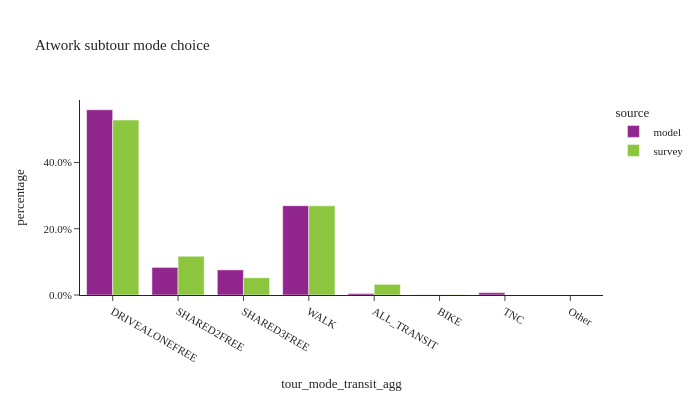
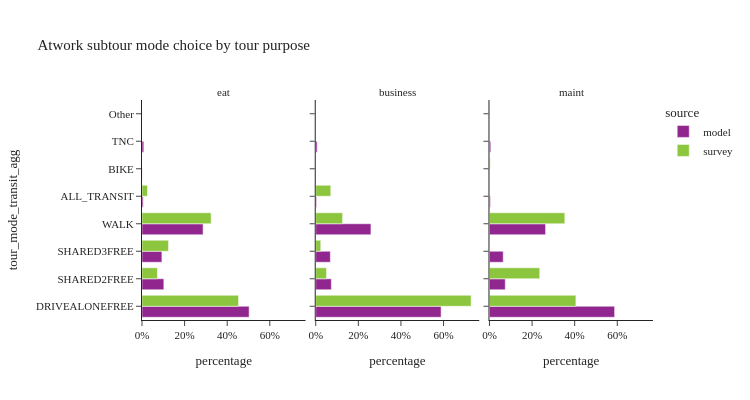

Notebook code cell kept with these figures, in order:
### Code cell
atwork_subtour = tour_data.loc[tour_data['tour_category']=="atwork"].copy()

util.plot_share_barchart(atwork_subtour, 'tour_weight', 'tour_mode_transit_agg', title="Atwork subtour mode choice")
util.plot_share_facetbar(atwork_subtour, 'tour_weight', share_col="tour_mode_transit_agg", title="Atwork subtour mode choice by tour purpose", 
                             facet_col='tour_type', facet_col_wrap=3, height=400, dropna=False)

### Figure 1 — Plotly figure (JSON) as saved in the notebook; plotly's stock layout.template omitted (floating-point values rounded to 4 significant figures)
{"data": [{"alignmentgroup": "True", "customdata": [[122600.0, 122600.0], [18270.0, 18270.0], [16620.0, 16620.0], [59090.0, 59090.0], [998.0, 998.0], [104.0, 104.0], [1546.0, 1546.0]], "hovertemplate": "source=model<br>tour_mode_transit_agg=%{x}<br>percentage=%{y}<br>weighted_sum=%{customdata[0]}<br>sample_size=%{customdata[1]}<extra></extra>", "legendgroup": "model", "marker": {"color": "#91268F", "pattern": {"shape": ""}}, "name": "model", "offsetgroup": "model", "orientation": "v", "showlegend": true, "textposition": "auto", "type": "bar", "x": ["DRIVEALONEFREE", "SHARED2FREE", "SHARED3FREE", "WALK", "ALL_TRANSIT", "BIKE", "TNC"], "xaxis": "x", "y": [0.5592, 0.08335, 0.07584, 0.2696, 0.004553, 0.0004745, 0.007053], "yaxis": "y"}, {"alignmentgroup": "True", "customdata": [[74240.0, 121.0], [16470.0, 23.0], [7307.0, 19.0], [37840.0, 156.0], [4532.0, 6.0], [149.1, 4.0], [54.37, 11.0]], "hovertemplate": "source=survey<br>tour_mode_transit_agg=%{x}<br>percentage=%{y}<br>weighted_sum=%{customdata[0]}<br>sample_size=%{customdata[1]}<extra></extra>", "legendgroup": "survey", "marker": {"color": "#8CC63E", "pattern": {"shape": ""}}, "name": "survey", "offsetgroup": "survey", "orientation": "v", "showlegend": true, "textposition": "auto", "type": "bar", "x": ["DRIVEALONEFREE", "SHARED2FREE", "SHARED3FREE", "WALK", "ALL_TRANSIT", "BIKE", "Other"], "xaxis": "x", "y": [0.528, 0.1172, 0.05197, 0.2691, 0.03224, 0.001061, 0.0003867], "yaxis": "y"}], "layout": {"barmode": "group", "height": 400, "legend": {"title": {"text": "source"}, "tracegroupgap": 0}, "title": {"text": "Atwork subtour mode choice"}, "width": 700, "xaxis": {"anchor": "y", "domain": [0.0, 1.0], "title": {"text": "tour_mode_transit_agg"}}, "yaxis": {"anchor": "x", "domain": [0.0, 1.0], "tickformat": ".1%", "title": {"text": "percentage"}}}}

### Figure 2 — Plotly figure (JSON) as saved in the notebook; plotly's stock layout.template omitted (floating-point values rounded to 4 significant figures)
{"data": [{"alignmentgroup": "True", "customdata": [[37353], [7612], [6937], [21299], [412], [49], [629]], "hovertemplate": "source=model<br>tour_type=eat<br>percentage=%{x}<br>tour_mode_transit_agg=%{y}<br>sample_size=%{customdata[0]}<extra></extra>", "legendgroup": "model", "marker": {"color": "#91268F", "pattern": {"shape": ""}}, "name": "model", "offsetgroup": "model", "orientation": "h", "showlegend": true, "textposition": "auto", "type": "bar", "x": [0.5028, 0.1025, 0.09338, 0.2867, 0.005546, 0.0006596, 0.008467], "xaxis": "x", "y": ["DRIVEALONEFREE", "SHARED2FREE", "SHARED3FREE", "WALK", "ALL_TRANSIT", "BIKE", "TNC"], "yaxis": "y"}, {"alignmentgroup": "True", "customdata": [[50783], [6318], [5912], [22358], [335], [27], [566]], "hovertemplate": "source=model<br>tour_type=business<br>percentage=%{x}<br>tour_mode_transit_agg=%{y}<br>sample_size=%{customdata[0]}<extra></extra>", "legendgroup": "model", "marker": {"color": "#91268F", "pattern": {"shape": ""}}, "name": "model", "offsetgroup": "model", "orientation": "h", "showlegend": false, "textposition": "auto", "type": "bar", "x": [0.5885, 0.07321, 0.06851, 0.2591, 0.003882, 0.0003129, 0.006559], "xaxis": "x2", "y": ["DRIVEALONEFREE", "SHARED2FREE", "SHARED3FREE", "WALK", "ALL_TRANSIT", "BIKE", "TNC"], "yaxis": "y2"}, {"alignmentgroup": "True", "customdata": [[34431], [4340], [3776], [15434], [251], [28], [351]], "hovertemplate": "source=model<br>tour_type=maint<br>percentage=%{x}<br>tour_mode_transit_agg=%{y}<br>sample_size=%{customdata[0]}<extra></extra>", "legendgroup": "model", "marker": {"color": "#91268F", "pattern": {"shape": ""}}, "name": "model", "offsetgroup": "model", "orientation": "h", "showlegend": false, "textposition": "auto", "type": "bar", "x": [0.5874, 0.07405, 0.06442, 0.2633, 0.004282, 0.0004777, 0.005989], "xaxis": "x3", "y": ["DRIVEALONEFREE", "SHARED2FREE", "SHARED3FREE", "WALK", "ALL_TRANSIT", "BIKE", "TNC"], "yaxis": "y3"}, {"alignmentgroup": "True", "customdata": [[31], [8], [10], [78], [2]], "hovertemplate": "source=survey<br>tour_type=eat<br>percentage=%{x}<br>tour_mode_transit_agg=%{y}<br>sample_size=%{customdata[0]}<extra></extra>", "legendgroup": "survey", "marker": {"color": "#8CC63E", "pattern": {"shape": ""}}, "name": "survey", "offsetgroup": "survey", "orientation": "h", "showlegend": true, "textposition": "auto", "type": "bar", "x": [0.4532, 0.07231, 0.1242, 0.3245, 0.02579], "xaxis": "x", "y": ["DRIVEALONEFREE", "SHARED2FREE", "SHARED3FREE", "WALK", "ALL_TRANSIT"], "yaxis": "y"}, {"alignmentgroup": "True", "customdata": [[56], [11], [9], [16], [3], [1]], "hovertemplate": "source=survey<br>tour_type=business<br>percentage=%{x}<br>tour_mode_transit_agg=%{y}<br>sample_size=%{customdata[0]}<extra></extra>", "legendgroup": "survey", "marker": {"color": "#8CC63E", "pattern": {"shape": ""}}, "name": "survey", "offsetgroup": "survey", "orientation": "h", "showlegend": false, "textposition": "auto", "type": "bar", "x": [0.7293, 0.0506, 0.02352, 0.126, 0.07056, 0.0], "xaxis": "x2", "y": ["DRIVEALONEFREE", "SHARED2FREE", "SHARED3FREE", "WALK", "ALL_TRANSIT", "Other"], "yaxis": "y2"}, {"alignmentgroup": "True", "customdata": [[34], [4], [62], [1], [4], [10]], "hovertemplate": "source=survey<br>tour_type=maint<br>percentage=%{x}<br>tour_mode_transit_agg=%{y}<br>sample_size=%{customdata[0]}<extra></extra>", "legendgroup": "survey", "marker": {"color": "#8CC63E", "pattern": {"shape": ""}}, "name": "survey", "offsetgroup": "survey", "orientation": "h", "showlegend": false, "textposition": "auto", "type": "bar", "x": [0.4057, 0.2359, 0.3537, 0.0001803, 0.003341, 0.001218], "xaxis": "x3", "y": ["DRIVEALONEFREE", "SHARED2FREE", "WALK", "ALL_TRANSIT", "BIKE", "Other"], "yaxis": "y3"}], "layout": {"annotations": [{"font": {}, "showarrow": false, "text": "eat", "x": 0.16, "xanchor": "center", "xref": "paper", "y": 1.0, "yanchor": "bottom", "yref": "paper"}, {"font": {}, "showarrow": false, "text": "business", "x": 0.5, "xanchor": "center", "xref": "paper", "y": 1.0, "yanchor": "bottom", "yref": "paper"}, {"font": {}, "showarrow": false, "text": "maint", "x": 0.84, "xanchor": "center", "xref": "paper", "y": 1.0, "yanchor": "bottom", "yref": "paper"}], "barmode": "group", "height": 400, "legend": {"title": {"text": "source"}, "tracegroupgap": 0}, "title": {"text": "Atwork subtour mode choice by tour purpose"}, "width": 750, "xaxis": {"anchor": "y", "domain": [0.0, 0.32], "tickformat": ".0%", "title": {"text": "percentage"}}, "xaxis2": {"anchor": "y2", "domain": [0.34, 0.66], "matches": "x", "tickformat": ".0%", "title": {"text": "percentage"}}, "xaxis3": {"anchor": "y3", "domain": [0.68, 1.0], "matches": "x", "tickformat": ".0%", "title": {"text": "percentage"}}, "yaxis": {"anchor": "x", "domain": [0.0, 1.0], "title": {"text": "tour_mode_transit_agg"}}, "yaxis2": {"anchor": "x2", "domain": [0.0, 1.0], "matches": "y", "showticklabels": false}, "yaxis3": {"anchor": "x3", "domain": [0.0, 1.0], "matches": "y", "showticklabels": false}}}
